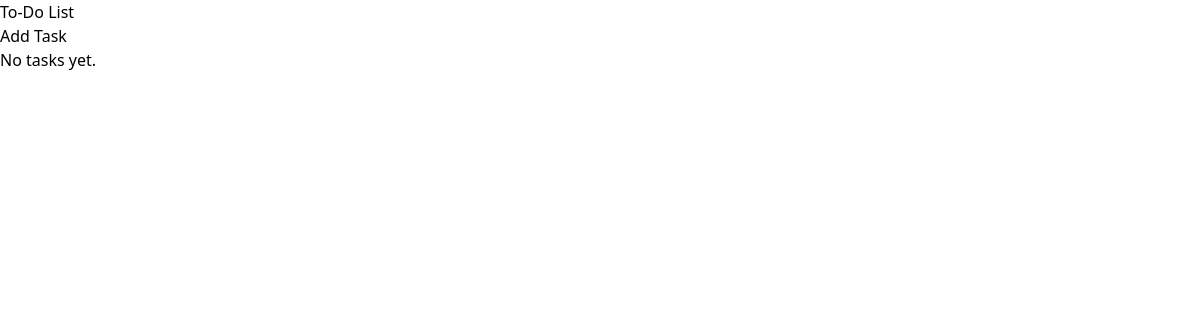
/, run on an earlier commit of the app's database.
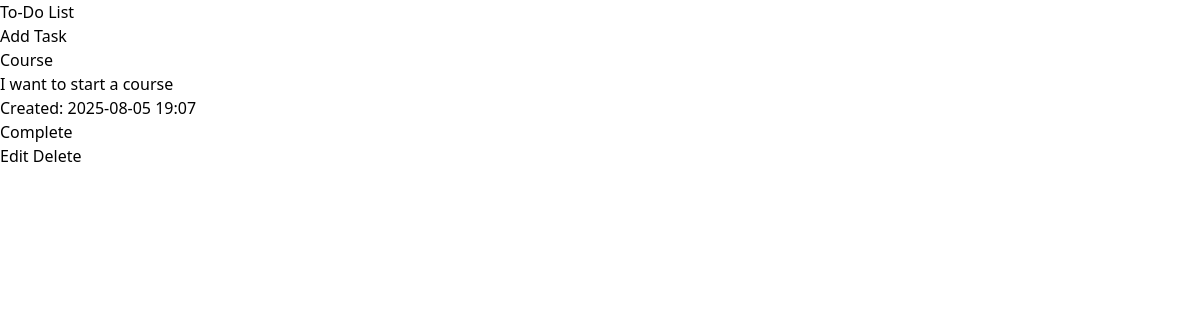
And on a later commit of the database.
### myapp/models.py (models this page shows, shortened)
class Task(models.Model):
         title = models.CharField(max_length=200)
         description = models.TextField(blank=True)
         completed = models.BooleanField(default=False)
         created_at = models.DateTimeField(auto_now_add=True)
         updated_at = models.DateTimeField(auto_now=True)

### myapp/views.py (the view)
# urls.py: path('', views.task_list, name='task_list'),
def task_list(request):
    tasks = Task.objects.all()
    return render(request, 'myapp/task_list.html', {'tasks': tasks})

### myapp/templates/myapp/task_list.html (shortened to what this page needs)
{% extends 'myapp/base.html' %}
     {% block content %}
     <div class="mb-4">
         <a href="{% url 'task_create' %}" class="bg-blue-500 text-white px-4 py-2 rounded hover:bg-blue-600">Add Task</a>
     </div>
     <ul class="space-y-4">
         {% for task in tasks %}
         <li class="bg-white p-4 rounded shadow flex justify-between items-center">
             <div>
                 <h2 class="{% if task.completed %}line-through text-gray-500{% else %}text-lg font-semibold{% endif %}">
                     {{ task.title }}
                 </h2>
                 <p class="text-gray-600">{{ task.description }}</p>
                 <p class="text-sm text-gray-400">Created: {{ task.created_at|date:"Y-m-d H:i" }}</p>
             </div>
             <div class="space-x-2">
                 <form action="{% url 'task_toggle' task.pk %}" method="post" class="inline">
                     <button type="submit" class="bg-{% if task.completed %}gray-400{% else %}green-500{% endif %} text-white px-2 py-1 rounded hover:bg-{% if task.completed %}gray-500{% else %}green-600{% endif %}">
                         {% if task.completed %}Undo{% else %}Complete{% endif %}
                     </button>
                 </form>
                 <a href="{% url 'task_update' task.pk %}" class="bg-yellow-500 text-white px-2 py-1 rounded hover:bg-yellow-600">Edit</a>
                 <a href="{% url 'task_delete' task.pk %}" class="bg-red-500 text-white px-2 py-1 rounded hover:bg-red-600">Delete</a>
             </div>
         </li>
         {% empty %}
         <li class="text-center text-gray-600">No tasks yet.</li>
         {% endfor %}
     </ul>
     {% endblock %}

What changed in the data, as far as the page shows it:
added Task: title "Course", description "I want to start a course", created_at "2025-08-05 19:07", completed "Complete"
Also different on the page:
text no longer shown: "No tasks yet."
